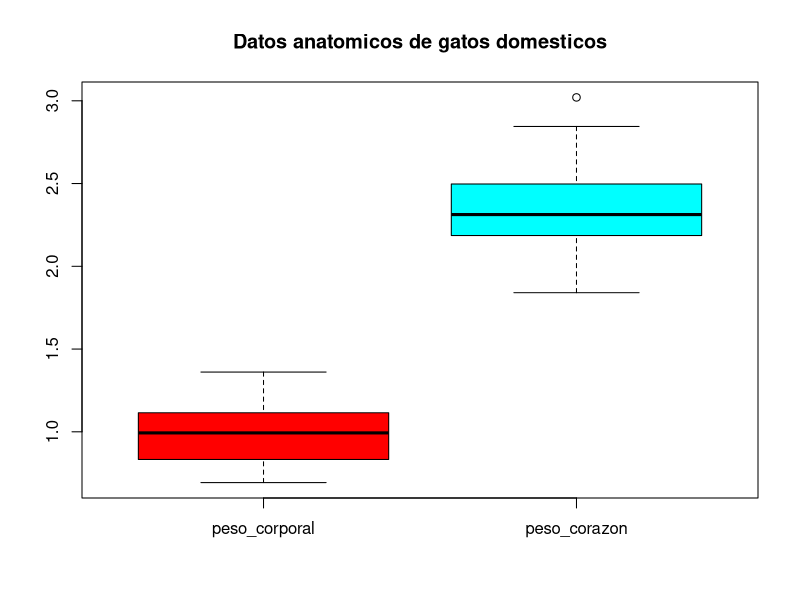
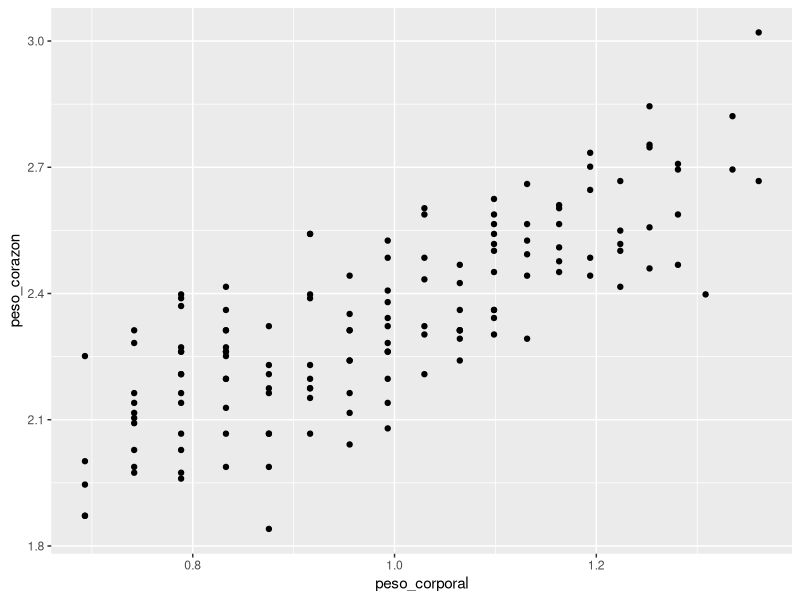
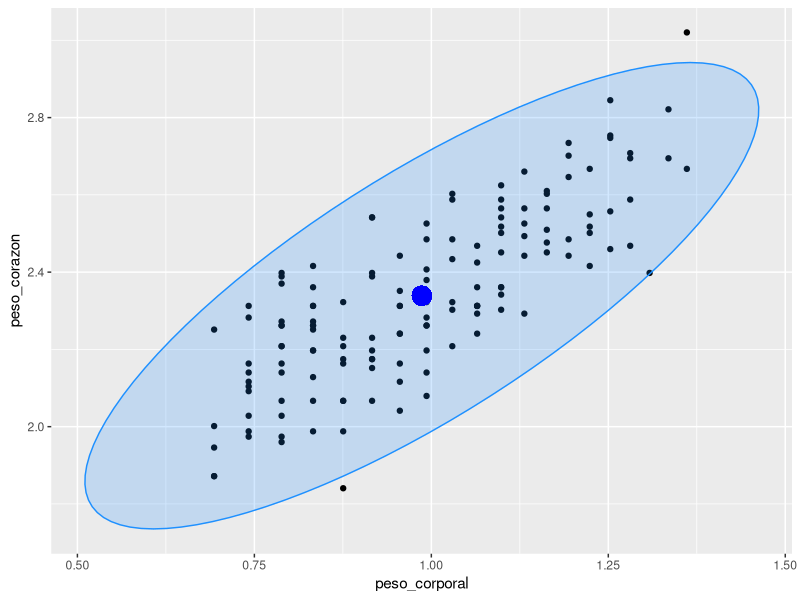
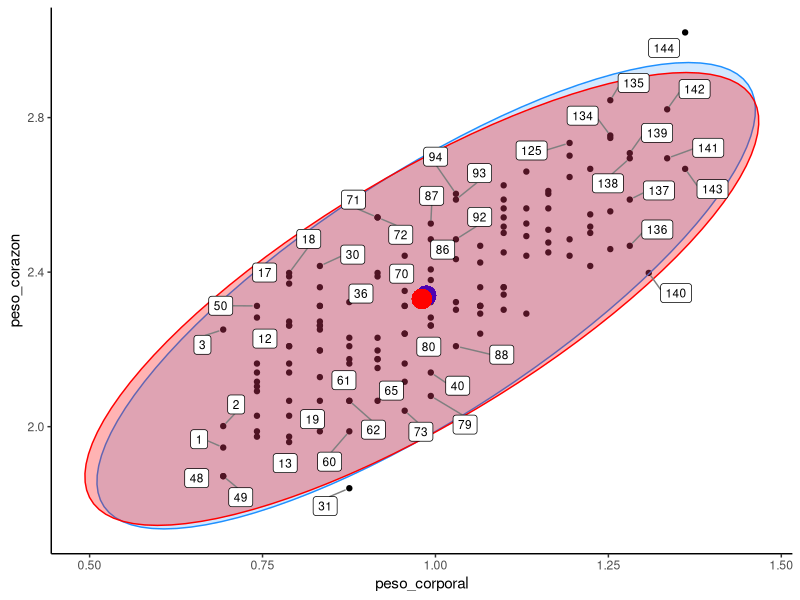
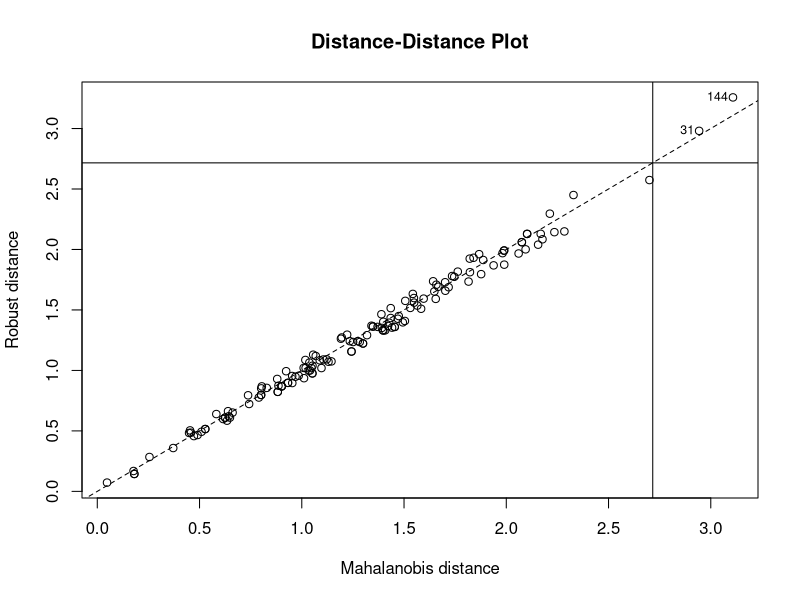

The R script that drew these images, in order:
## ---- chunk 1
library(MASS)
data("cats")
head(cats)
## ---- chunk 2
datos = data.frame(peso_corporal=log(cats$Bwt),
                   peso_corazon=log(cats$Hwt))
head(datos,10)

## ---- chunk 3
summary(datos)
## ---- chunk 4
boxplot(datos ,main= "Datos anatomicos de gatos domesticos", col = rainbow(ncol(datos)))
## ---- chunk 5
library(ggplot2)
attach(datos)
ggplot(datos, aes(x=peso_corporal, y=peso_corazon))+ geom_point()

## ---- chunk 6
cats.clcenter=colMeans(datos)
cats.clcov=cov(datos)

radio=sqrt(qchisq(0.975, df= ncol(datos)))
## ---- chunk 7
library(car)

ellipse.cl=data.frame(ellipse(center = cats.clcenter,
                              shape =cats.clcov,radius = radio,
                              segments = 100,draw = FALSE))
colnames(ellipse.cl)=colnames(datos)
ggplot(data=datos,mapping=aes(x=peso_corporal, y=peso_corazon))+geom_point()+
  geom_polygon(data=ellipse.cl,color= "dodgerblue",fill= "dodgerblue",
               alpha=0.2)+ geom_point(aes(x=cats.clcenter[1],
                                          y=cats.clcenter[2]),
                                      color="blue", size=6)
## ---- chunk 8
library(robustbase)
cats.mcd=covMcd(datos)
cats.mcd

cats.mcd$center #Estimación robusta de ubicación

cats.mcd$cov
## ---- chunk 9
#Construimos el elipsoide de tolerancia robusto.
ellipse.mcd=data.frame(ellipse(center=cats.mcd$center,
                               shape=cats.mcd$cov,
                               radius=radio,
                               segments=100,draw=FALSE))
colnames(ellipse.mcd)=colnames(datos)
fig2 = ggplot(data=datos,mapping=aes(x=peso_corporal, y=peso_corazon),
              label=row.names(datos))+geom_point()+
  geom_polygon(data=ellipse.cl, color= "dodgerblue",fill= "dodgerblue",
               alpha=0.2)+geom_point(aes(x=cats.clcenter[1],
                                         y= cats.clcenter[2]),
                                     color="blue", size=6)+
  geom_polygon(data=ellipse.mcd,color= "red", fill= "red",alpha=0.3)+
  geom_point(aes(x=cats.mcd$center[1], y=
                   cats.mcd$center[2]),color="red", size=6)
## ---- chunk 10
library(ggrepel)
fig2 + geom_label_repel(aes(label= row.names(datos)),size= 3,
                        box.padding=0.5,point.padding = 0.3,
                        segment.color = 'grey50')+theme_classic()

plot(cats.mcd, which="dd")

row.names.data.frame(cats)
